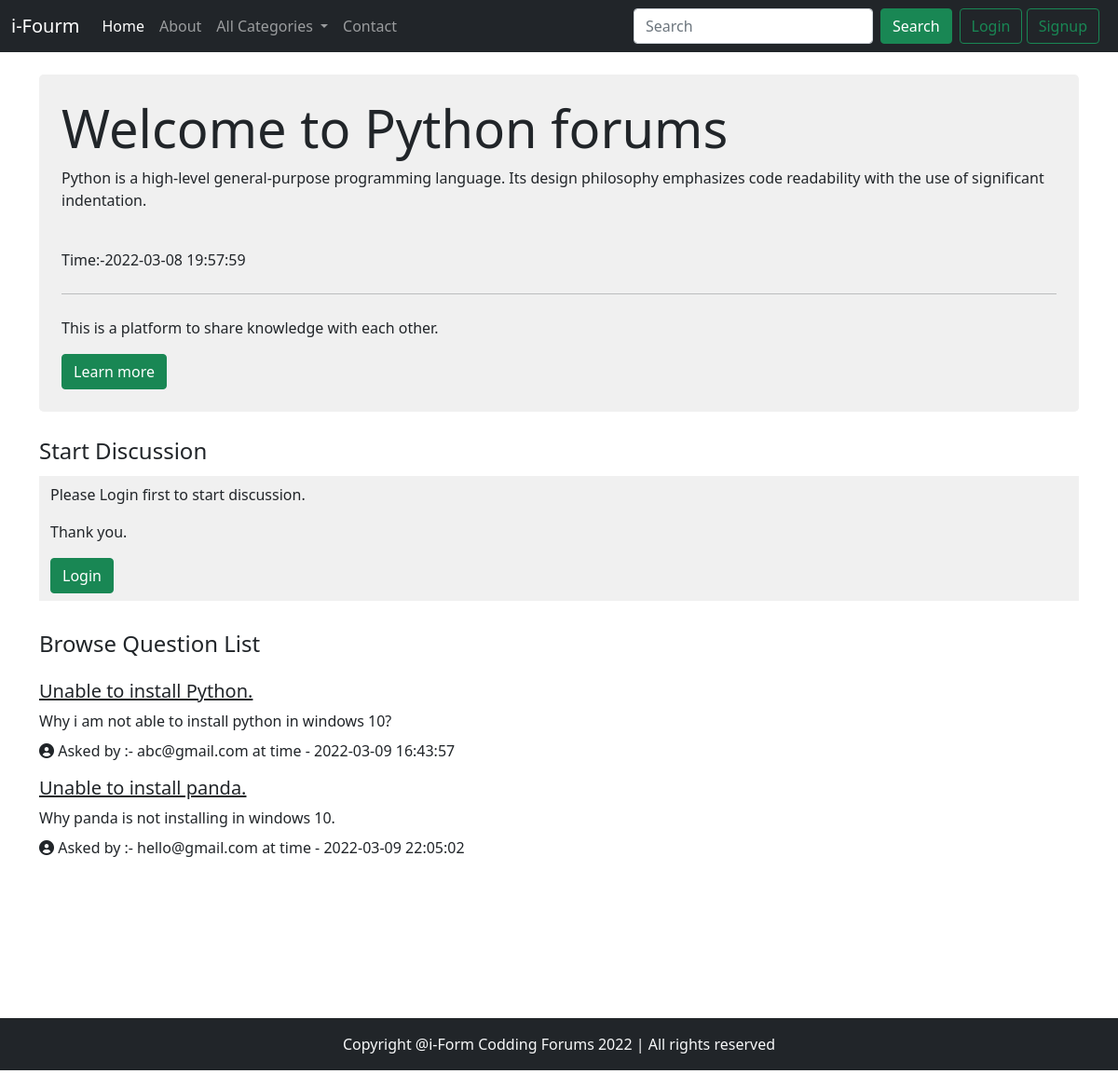
The app's page /threadlist.php?catid=1 with its own data.
### tables this page shows
CREATE TABLE `categories` (
  `categories_id` int(11) NOT NULL,
  `categories_name` varchar(255) NOT NULL,
  `categories_description` varchar(500) NOT NULL,
  `created` datetime NOT NULL DEFAULT current_timestamp()
);

CREATE TABLE `threads` (
  `threads_id` int(10) NOT NULL,
  `threads_title` varchar(255) NOT NULL,
  `threads_desc` text NOT NULL,
  `threads_cat_id` int(20) NOT NULL,
  `threads_user_id` int(20) NOT NULL,
  `timestamp` datetime NOT NULL DEFAULT current_timestamp()
);

CREATE TABLE `users` (
  `user_id` int(10) NOT NULL,
  `user_email` varchar(20) NOT NULL,
  `user_pass` varchar(255) NOT NULL,
  `timestamo` datetime NOT NULL DEFAULT current_timestamp()
);

### threadlist.php (the view, shortened to what this page needs)
<!doctype html>
<html lang="en">
<head>
    <link href="https://cdn.jsdelivr.net/npm/bootstrap@5.1.3/dist/css/bootstrap.min.css" rel="stylesheet">
    <link rel="stylesheet" href="https://cdnjs.cloudflare.com/ajax/libs/font-awesome/6.0.0/css/all.min.css" />
</head>
<body>
    <?php
    include('../forum/partial/_header.php');
    ?>
    <?php
    $catid = $_GET['catid'];
    $sql = "SELECT * FROM `categories` WHERE categories_id =$catid";
    $result = mysqli_query($con, $sql);
    while ($row = mysqli_fetch_assoc($result)) {
        $catName = $row['categories_name'];
        $catDescription = $row['categories_description'];
        $catDate = $row['created'];
        echo '
                <div class="container my-4">
                    <div class="p-4 shadow-4 rounded-3" style="background-color: hsl(0, 0%, 94%);">
                    <h2 class="display-4">Welcome to ' . $catName . ' forums</h2>
                    <p>
                        ' . $catDescription . '
                    </p><br>
                    Time:-' . $catDate . '
                     <hr class="my-4" />
                    <p>
                         This is a platform to share knowledge with each other.
                    </p>
                    <button type="button" class="btn btn-success">
                        Learn more
                    </button>
                    </div>
                </div>
                ';
    }
    ?>
    <div class="container">
        <h4 class="py-1">Start Discussion</h4>
        <?php
        include("../forum/partial/_form.php");
        ?>
    </div>
    <div class="container my-4" id="ques">
        <h4 class="py-2">Browse Question List</h4>
        <?php
        $catid = $_GET['catid'];
        $sql = "SELECT * FROM `threads` WHERE threads_cat_id=$catid";
        $result = mysqli_query($con, $sql);
        while ($row = mysqli_fetch_assoc($result)) {
            $threadId = $row['threads_id'];
            $threadTitle = $row['threads_title'];
            $threadDescription = $row['threads_desc'];
            $threadDate = $row['timestamp'];
            $threads_user_id = $row['threads_user_id'];
            $sql2 = "SELECT `user_email` FROM users WHERE user_id='$threads_user_id'";
            $result2 = mysqli_query($con, $sql2);
            $row2 = mysqli_fetch_assoc($result2);
            echo '
                <div class="media my-3">
                    <div class="media-body">' .
                        '<h5 class="mt-0"> <a class="text-dark" href="thread.php?threadid=' . $threadId . '">' . $threadTitle . ' </a></h5>
                        ' . $threadDescription . ' </div>' . '<div class="font-weight-bold my-2"> <i class="fa fa-user-circle" aria-hidden="true"></i> Asked by :- ' . $row2['user_email'] . ' at time - ' . $threadDate
                    . '</div>' .
                '</div>';
        }
        ?>
    </div>
    <?php
    include('../forum/partial/_footer.php');
    ?>
</body>
</html>

### partial/_header.php (shortened to what this page needs)
<?php
echo '
    <nav class="navbar navbar-expand-lg navbar-dark bg-dark">
    <div class="container-fluid">
        <a class="navbar-brand" href="../forum/index.php">i-Fourm</a>
        <button class="navbar-toggler" type="button" data-bs-toggle="collapse" data-bs-target="#navbarSupportedContent" aria-controls="navbarSupportedContent" aria-expanded="false" aria-label="Toggle navigation">
            <span class="navbar-toggler-icon"></span>
        </button>
        <div class="collapse navbar-collapse" id="navbarSupportedContent">
            <ul class="navbar-nav me-auto mb-2 mb-lg-0">
                <li class="nav-item">
                    <a class="nav-link active" aria-current="page" href="../forum/index.php">Home</a>
                </li>
                <li class="nav-item">
                    <a class="nav-link" href="../forum/about.php">About</a>
                </li>
                <li class="nav-item dropdown">
                    <a class="nav-link dropdown-toggle" href="#" id="navbarDropdown" role="button" data-bs-toggle="dropdown" aria-expanded="false">
                    All Categories
                    </a>
                    <ul class="dropdown-menu" aria-labelledby="navbarDropdown">';
        echo'</ul>
                </li>
                <li class="nav-item">
                    <a class="nav-link" href="../forum/contact.php">Contact</a>
                </li>
            </ul>';
if (isset($_SESSION['loggedin']) && $_SESSION['loggedin'] == true) {
    echo '<form class="d-flex" action="search.php" method="GET">
                <input class="form-control me-2" name="search" type="search" placeholder="Search" aria-label="Search">
                <button class="btn btn-success" type="submit">Search</button>
                <p class="text-light my-0 mx-2">Welcome ' . $_SESSION['useremail'] . '</p>
            </form>
            <div class=" mx-2">
                <a href="partial/_logout.php" class="btn btn-outline-success">Logout</a>
            </div>
        </div>';
} else {
    echo '
    <form class="d-flex" action="search.php" method="GET">
                <input class="form-control me-2" name="search" type="search" placeholder="Search" aria-label="Search">
                <button class="btn btn-success" type="submit">Search</button>
            </form>
    <div class=" mx-2">
        <button class="btn btn-outline-success" data-bs-toggle="modal" data-bs-target="#loginmodal">Login</button>
        <button class="btn btn-outline-success" data-bs-toggle="modal" data-bs-target="#signupmodal">Signup</button>';
}
echo ' </div>
        </div>
    </div>
</nav>
    ';
?>

### partial/_form.php (shortened to what this page needs)
<html>
<head>
</head>
<body>
    <?php
    if (isset($_SESSION['loggedin']) && $_SESSION['loggedin'] == true) {
        echo '<div class="jumbotron jumbotron-fluid" style="background-color: hsl(0, 0%, 94%);">
        <div class="container">
            <form class="py-2" action="'.$_SERVER['REQUEST_URI'] .'" method="POST">
                <div class="form-group">
                    <input type="hidden" name="user_id" value="'.$_SESSION['user_id'].'">
                    <label for="problemTitle">Problem Title</label>
                    <input type="text" class="form-control" id="problemTitle" name="problemTitle" aria-describedby="problemTitle" placeholder="Enter problem title">
                    <small id="emailHelp" class="form-text text-muted">Keep your title as short as possible</small>
                </div>
                <div class="form-group py-2">
                    <label for="exampleInputEmail1">Problem Description</label>
                    <textarea class="form-control" id="description" name="description" rows="3"></textarea>
                </div>
                <button type="submit" class="btn btn-success">Submit</button>
            </form>
        </div>
    </div>';
    } else {
        echo '<div class="jumbotron jumbotron-fluid" style="background-color: hsl(0, 0%, 94%);">
        <div class="container">
                <div class="">
                    <p class="pt-2">Please Login first to start discussion.</p>
                    <p>Thank you.</p>
                </div>
                <button type="submit" class="btn btn-success mb-2">Login</button>
        </div>
    </div>';
    }
    ?>
</body>
</html>

### partial/_footer.php
<div class="container-fluid bg-dark text-light">
<p class="text-center mb-1 py-3">
    Copyright @i-Form Codding Forums 2022 |
    All rights reserved
</p>
</div>

### threadlist.php (style rules this page uses)
#ques { min-height: 400px; }

### records on screen
categories: categories_name "Python", categories_description "Python is a high-level general-purpose programming language. Its design philosophy emphasizes code readability with the use of significant indentation.", created "2022-03-08 19:57:59"
threads: threads_title "Unable to install Python.", threads_desc "Why i am not able to install python in windows 10?", users.user_email "abc@gmail.com", timestamp "2022-03-09 16:43:57"
threads: threads_title "Unable to install panda.", threads_desc "Why panda is not installing in windows 10.", users.user_email "hello@gmail.com", timestamp "2022-03-09 22:05:02"
